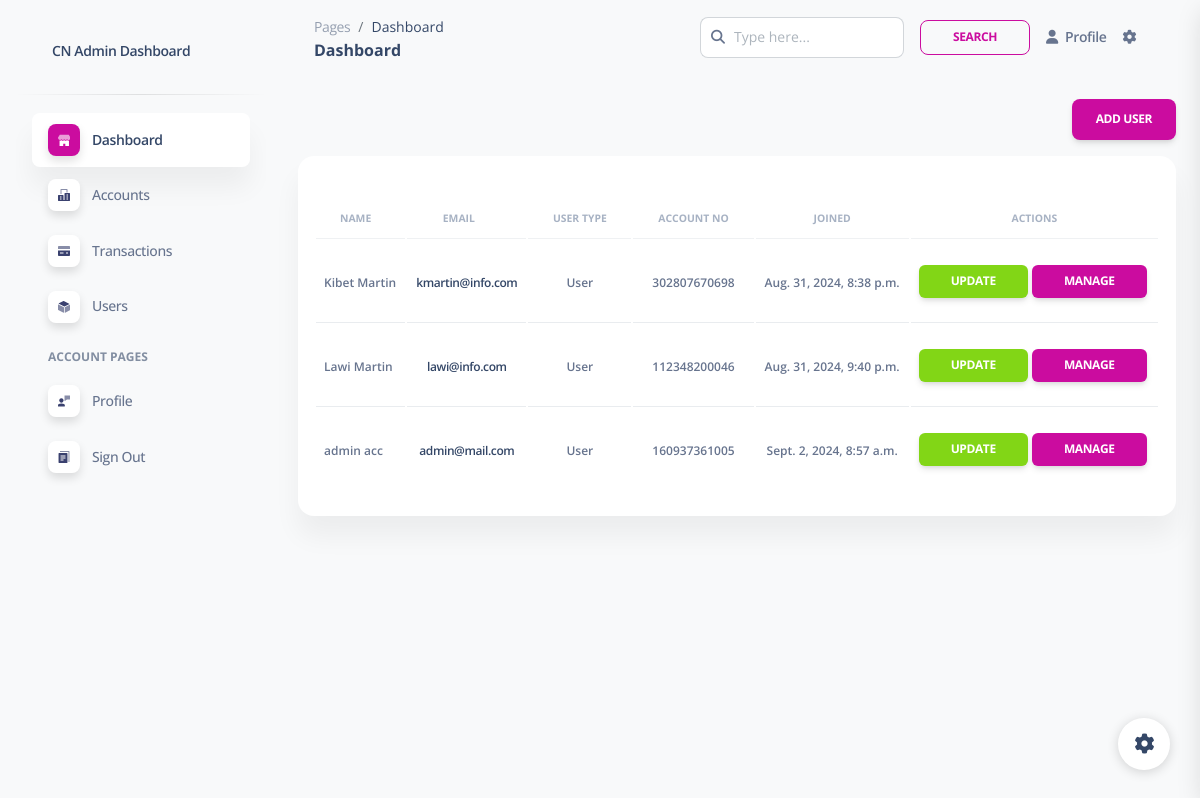
Screenshot of /control/ctrl_users/ with the database file from the repository.
### accounts/models.py (models this page shows, shortened)
class CustomUser(AbstractBaseUser, PermissionsMixin):
    ROLES = [
        ('User', 'user'),
        ('Staff', 'staff'),
        ('Admin', 'admin'),
    ]
    first_name = models.CharField(max_length=30, blank=False)
    last_name = models.CharField(max_length=30, blank=False)
    address = models.TextField(blank=True, null=True)
    phone_no = models.IntegerField(blank=True, null=True)
    email = models.EmailField(unique=True)
    date_joined = models.DateTimeField(default=timezone.now)
    last_login = models.DateTimeField(null=True, blank=True)
    is_active = models.BooleanField(default=True)
    is_staff = models.BooleanField(default=False)
    user_type = models.CharField(max_length=20, choices=ROLES, default='User')
    account_no = models.CharField(max_length=12, unique=True, editable=False)
    password_reset_token = models.CharField(max_length=100, blank=True, null=True)
    password_reset_expiry = models.DateTimeField(blank=True, null=True)
    objects = CustomUserManager()
    USERNAME_FIELD = 'email'
    REQUIRED_FIELDS = ['first_name', 'last_name']
    def get_full_name(self):
        return f"{self.first_name} {self.last_name}"

### control/views.py (the view)
# urls.py: path('ctrl_users/', views.ctrl_users, name='ctrl_users'),
def ctrl_users(request):
    users = CustomUser.objects.all()
    return render(request, 'users/ctrl_users.html', {'users': users})

### control/templates/users/ctrl_users.html
{% extends '../dashboard.html' %}
{% block content %}
<div class="container py-4">
    <div class="d-flex justify-content-end">
        <a href="{% url 'add_user' %}" class="btn btn-primary">
            Add User
        </a>
    </div>
    <div class="card p-3">
        <div class="card-body px-0 pb-2">
            <div class="table-responsive">
                <table class="table align-items-center mb-0">
                    <thead>
                        <tr>
                            <th class="text-uppercase text-secondary text-xxs font-weight-bolder opacity-7">
                                Name</th>
                            <th
                                class="text-uppercase text-secondary text-xxs font-weight-bolder opacity-7 ps-2 text-center">
                                Email</th>
                            <th class="text-center text-uppercase text-secondary text-xxs font-weight-bolder opacity-7">
                                User Type</th>
                            <th class="text-center text-uppercase text-secondary text-xxs font-weight-bolder opacity-7">
                                Account No</th>
                            <th class="text-center text-uppercase text-secondary text-xxs font-weight-bolder opacity-7">
                                Joined</th>
                            <th class="text-center text-uppercase text-secondary text-xxs font-weight-bolder opacity-7">
                                Actions</th>
                        </tr>
                    </thead>
                    {% for user in users %}
                    <tr>
                        <td class="align-middle text-sm ">
                            <span class="text-xs font-weight-bold"> {{user.get_full_name}} </span>
                        </td>
                        <td class="align-middle text-center text-sm">
                            <span class="text-xs font-weight-bold">
                                <a href="">{{user.email}} </a>
                            </span>
                        </td>
                        <td class="align-middle text-center text-sm">
                            <span class="text-xs font-weight-bold"> {{user.user_type }} </span>
                        </td>
                        <td class="align-middle text-center text-sm">
                            <span class="text-xs font-weight-bold"> {{user.account_no}} </span>
                        </td>
                        <td class="align-middle text-center text-sm">
                            <span class="text-xs font-weight-bold"> {{user.date_joined}} </span>
                        </td>
                        <td>
                            <a href="{% url 'update_user' user.id %}" class="btn btn-sm btn-success rounded mt-3">Update</a>
                            <a href="{% url 'user_details' user.id %}" class="btn btn-primary btn-sm rounded mt-3">Manage</a>
                        </td>
                    </tr>
                    {% endfor %}
                </table>
            </div>
        </div>
    </div>
</div>
{% endblock %}

### rows the page displays
CustomUser: get_full_name "Kibet Martin", email "kmartin@info.com", user_type "User", account_no "302807670698", date_joined "Aug. 31, 2024, 8:38 p.m."
CustomUser: get_full_name "Lawi Martin", email "lawi@info.com", user_type "User", account_no "112348200046", date_joined "Aug. 31, 2024, 9:40 p.m."
CustomUser: get_full_name "admin acc", email "admin@mail.com", user_type "User", account_no "160937361005", date_joined "Sept. 2, 2024, 8:57 a.m."
